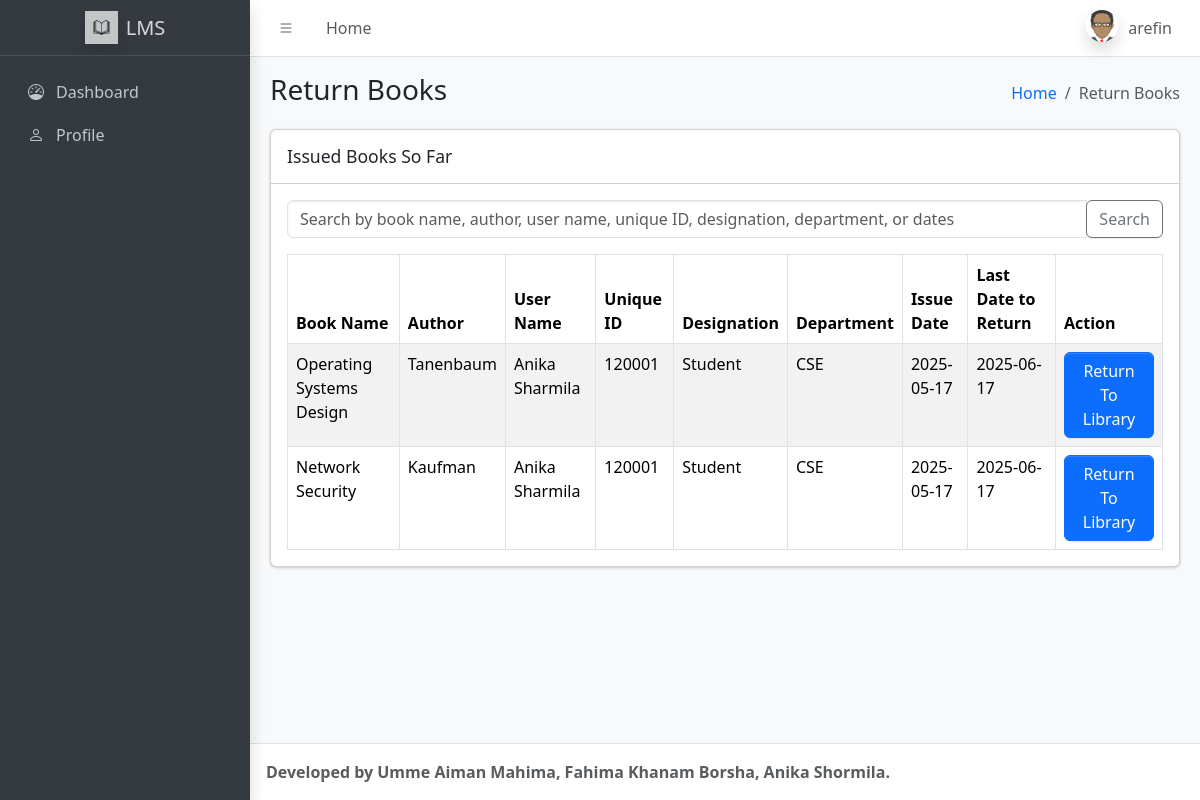
/admin/returnbooks.php (signed in), run on the app's committed database.
### tables this page shows
CREATE TABLE `users` (
  `id` int(11) NOT NULL,
  `name` text NOT NULL,
  `username` text NOT NULL,
  `pass` text NOT NULL,
  `email` text NOT NULL,
  `user_type` text NOT NULL,
  `phone` text NOT NULL,
  `address` text NOT NULL,
  `photo` text NOT NULL,
  `dept` text NOT NULL,
  `designation` text NOT NULL,
  `uniqueid` text NOT NULL
);

CREATE TABLE `issue_book` (
  `issue_id` int(11) NOT NULL,
  `book_id` int(11) NOT NULL,
  `user_id` int(11) NOT NULL,
  `issue_date` date NOT NULL,
  `last_date_to_return` date NOT NULL,
  `return_date` date DEFAULT NULL
);

CREATE TABLE `books` (
  `id` int(10) NOT NULL,
  `books_name` varchar(50) NOT NULL,
  `books_image` varchar(5000) NOT NULL,
  `books_author_name` varchar(50) NOT NULL,
  `books_publication_name` varchar(50) NOT NULL,
  `books_price` float NOT NULL,
  `books_quantity` int(11) NOT NULL,
  `books_stock` int(11) NOT NULL,
  `added_at` timestamp NOT NULL DEFAULT current_timestamp()
);

### admin/returnbooks.php (the view, shortened to what this page needs)
<?php
include '../db.php';
if (isset($_COOKIE['rememberMe'])) {
  $userid = $_SESSION['user_id'];
  $userQuery = $conn->prepare("SELECT * FROM users
                              WHERE id = ? ");
  $userQuery->bind_param("i", $userid);
  $userQuery->execute();
  $userResult = $userQuery->get_result();
  if ($userResult->num_rows == 1) {
    $userHere = $userResult->fetch_assoc();
    $username = $userHere['username'];
  }
?>
<!doctype html>
<html lang="en">
  <head>
    <link
      rel="stylesheet"
      href="https://cdn.jsdelivr.net/npm/@fontsource/source-sans-3@5.0.12/index.css"
    />
    <link
      rel="stylesheet"
      href="https://cdn.jsdelivr.net/npm/overlayscrollbars@2.10.1/styles/overlayscrollbars.min.css"
    />
    <link
      rel="stylesheet"
      href="https://cdn.jsdelivr.net/npm/bootstrap-icons@1.11.3/font/bootstrap-icons.min.css"
    />
    <link rel="stylesheet" href="./dist/css/adminlte.css" />
    <link
      rel="stylesheet"
      href="https://cdn.jsdelivr.net/npm/apexcharts@3.37.1/dist/apexcharts.css"
    />
    <link
      rel="stylesheet"
      href="https://cdn.jsdelivr.net/npm/jsvectormap@1.5.3/dist/css/jsvectormap.min.css"
    />
  </head>
  <body class="layout-fixed sidebar-expand-lg bg-body-tertiary">
    <div class="app-wrapper">
      <?php include './header.php'; ?>
      <?php include './sidebar.php'; ?>
      <main class="app-main">
        <div class="app-content-header">
          <div class="container-fluid">
            <div class="row">
              <div class="col-sm-6"><h3 class="mb-0">Return Books</h3></div>
              <div class="col-sm-6">
                <ol class="breadcrumb float-sm-end">
                  <li class="breadcrumb-item"><a href="#">Home</a></li>
                  <li class="breadcrumb-item active" aria-current="page">Return Books</li>
                </ol>
              </div>
            </div>
          </div>
        </div>
        <div class="app-content">
          <div class="container-fluid">
            <div class="row">
              <div class="col-12">
                <div class="card">
                  <div class="card-header">
                    <h3 class="card-title">Issued Books So Far</h3>
                  </div>
                  <div class="card-body">
                    <div class="input-group mb-3">
                      <input type="text" class="form-control" id="bookSearch" placeholder="Search by book name, author, user name, unique ID, designation, department, or dates">
                      <div class="input-group-append">
                        <button class="btn btn-outline-secondary" type="button" id="searchBtn">Search</button>
                      </div>
                    </div>
                    <table class="table table-bordered table-striped">
                      <thead>
                        <tr>
                          <th>Book Name</th>
                          <th>Author</th>
                          <th>User Name</th>
                          <th>Unique ID</th>
                          <th>Designation</th>
                          <th>Department</th>
                          <th>Issue Date</th>
                          <th>Last Date to Return</th>
                          <th>Action</th>
                        </tr>
                      </thead>
                      <tbody id="unreturnedBooks">
                        <?php
                        $query = $conn->prepare("
                            SELECT b.books_name, b.books_author_name, u.name, u.uniqueid, u.designation, u.dept, ib.issue_date, ib.last_date_to_return, ib.issue_id as issue_id
                            FROM issue_book ib
                            JOIN books b ON ib.book_id = b.id
                            JOIN users u ON ib.user_id = u.id
                            WHERE ib.return_date IS NULL
                            ORDER BY ib.issue_date
                        ");
                        $query->execute();
                        $result = $query->get_result();
                        while ($row = $result->fetch_assoc()) {
                            echo '<tr>';
                            echo '<td>' . htmlspecialchars($row['books_name']) . '</td>';
                            echo '<td>' . htmlspecialchars($row['books_author_name']) . '</td>';
                            echo '<td>' . htmlspecialchars($row['name']) . '</td>';
                            echo '<td>' . htmlspecialchars($row['uniqueid']) . '</td>';
                            echo '<td>' . htmlspecialchars($row['designation']) . '</td>';
                            echo '<td>' . htmlspecialchars($row['dept']) . '</td>';
                            echo '<td>' . htmlspecialchars($row['issue_date']) . '</td>';
                            echo '<td>' . htmlspecialchars($row['last_date_to_return']) . '</td>';
                            echo '<td><button class="btn btn-primary return-book-btn" data-issueid="' . $row['issue_id'] . '">Return To Library</button></td>';
                            echo '</tr>';
                        }
                        ?>
                      </tbody>
                    </table>
                  </div>
                </div>
              </div>
            </div>
          </div>
        </div>
      </main>
      <?php include './footer.php'; ?>
    </div>
  </body>
</html>
<?php
} else {
  header("Location: ../index.php");
}
?>

### admin/header.php (shortened to what this page needs)
<nav class="app-header navbar navbar-expand bg-body">
        <div class="container-fluid">
          <ul class="navbar-nav">
            <li class="nav-item">
              <a class="nav-link" data-lte-toggle="sidebar" href="#" role="button">
                <i class="bi bi-list"></i>
              </a>
            </li>
            <li class="nav-item d-none d-md-block"><a href="#" class="nav-link">Home</a></li>
          </ul>
          <ul class="navbar-nav ms-auto">
            <li class="nav-item dropdown user-menu">
              <a href="#" class="nav-link dropdown-toggle" data-bs-toggle="dropdown">
                <img
                  src="./dist/assets/img/avatar.png"
                  class="user-image rounded-circle shadow"
                  alt="User Image"
                />
                <span class="d-none d-md-inline"><?php echo $username;  ?></span>
              </a>
            </li>
          </ul>
        </div>
      </nav>

### admin/sidebar.php (shortened to what this page needs)
<aside class="app-sidebar bg-body-secondary shadow" data-bs-theme="dark">
        <div class="sidebar-brand">
          <a href="./index.php" class="brand-link">
            <img
              src="./dist/assets/img/bookicon.jpg"
              alt="Book Icon"
              class="brand-image opacity-75 shadow"
            />
            <span class="brand-text fw-light">LMS</span>
          </a>
        </div>
        <div class="sidebar-wrapper">
          <nav class="mt-2">
            <ul
              class="nav sidebar-menu flex-column"
              data-lte-toggle="treeview"
              role="menu"
              data-accordion="false"
            >
              <li class="nav-item">
                <a href="./index.php" class="nav-link">
                  <i class="nav-icon bi bi-speedometer"></i>
                  <p>Dashboard</p>
                </a>
              </li>
              <li class="nav-item">
                <a href="./profile.php" class="nav-link">
                  <i class="nav-icon bi bi-person"></i>
                  <p>Profile</p>
                </a>
              </li>
            </ul>
          </nav>
        </div>
      </aside>

### admin/footer.php
<footer class="app-footer">
        <strong>
          Developed by Umme Aiman Mahima, Fahima Khanam Borsha, Anika Shormila.
        </strong>
</footer>

### data on the page
users: username "arefin"
issue_book: book.books_name "Operating Systems Design", book.books_author_name "Tanenbaum", user.name "Anika Sharmila", user.uniqueid "120001", user.designation "Student", user.dept "CSE", issue_date "2025-05-17", last_date_to_return "2025-06-17"
issue_book: book.books_name "Network Security", book.books_author_name "Kaufman", user.name "Anika Sharmila", user.uniqueid "120001", user.designation "Student", user.dept "CSE", issue_date "2025-05-17", last_date_to_return "2025-06-17"
